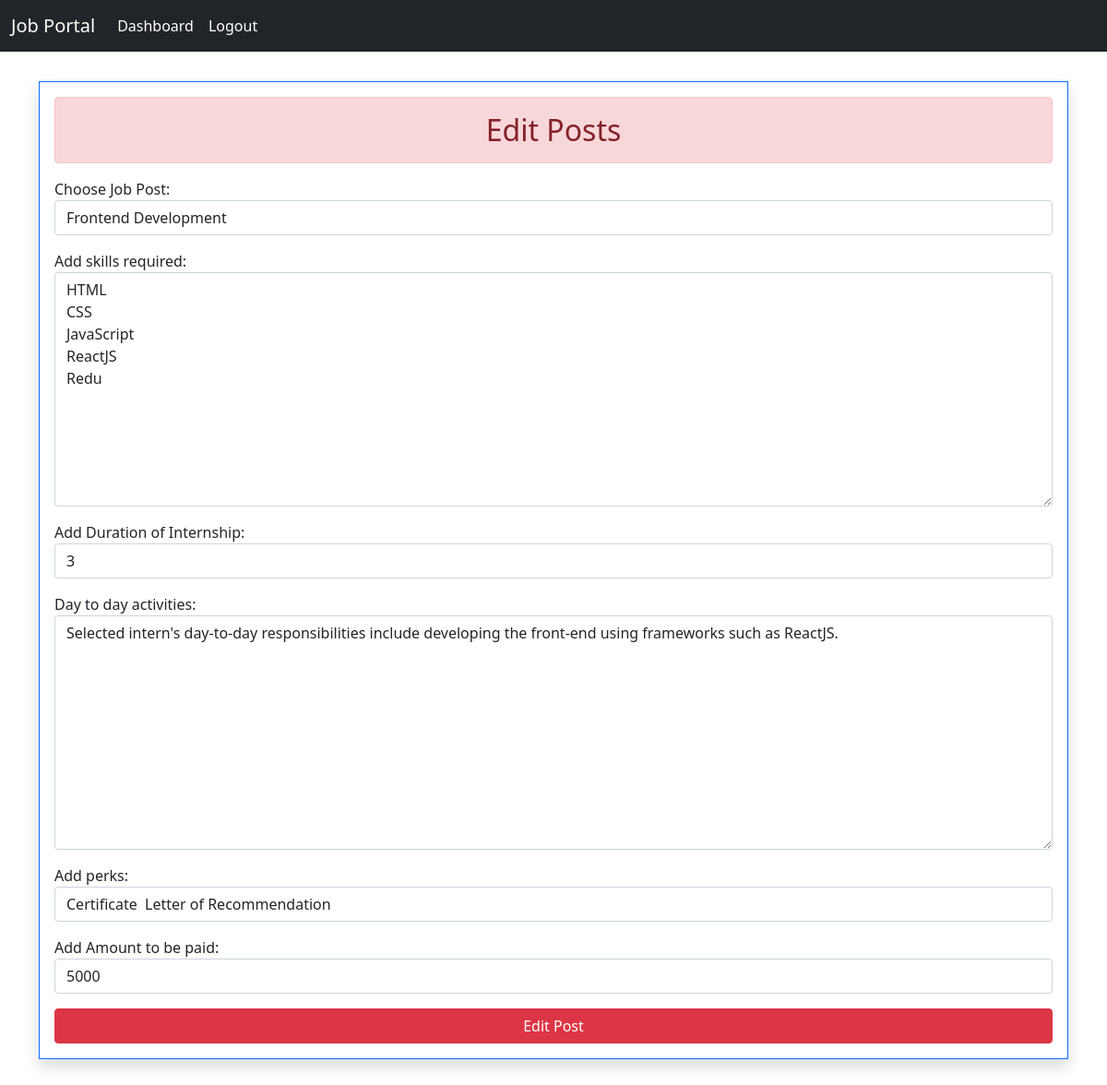
The app's page /dashBoard/view/job/edit/2 (signed in) with its own data.
### app/models.py (models this page shows, shortened)
class Job(models.Model):
    comp = models.ForeignKey(Company, on_delete=models.CASCADE)
    user1 = models.ForeignKey(User, on_delete=models.CASCADE)
    title = models.CharField(max_length=50, choices=job_choices)
    skills = models.TextField()
    duration = models.PositiveIntegerField()
    activities = models.TextField()
    perks = models.CharField(max_length=300)
    amount = models.PositiveIntegerField()

### app/views.py (the view)
# urls.py: path('dashBoard/view/job/edit/<int:id>', views.editjobView, name='editjob'),
def editjobView(request, id):
    if request.user.is_authenticated:
        pt = Job.objects.get(pk=id)
        if request.method == 'POST':
            forms = JobForm(instance=pt, data=request.POST)
            if forms.is_valid():
                forms.save()
                return HttpResponseRedirect('/dashBoard/')
        else:
            forms = JobForm(instance=pt)
        return render(request, 'editJob.html', {'forms': forms})
    else:
        return HttpResponseRedirect('/')

### app/forms.py
class JobForm(forms.ModelForm):
    class Meta:
        model = Job
        fields = ['title', 'skills', 'duration', 'activities', 'perks', 'amount']
        labels = {
            'title': 'Choose Job Post',
            'skills': 'Add skills required',
            'duration': 'Add Duration of Internship',
            'activities': 'Day to day activities',
            'perks': 'Add perks',
            'amount': 'Add Amount to be paid',
        }
        widgets = {
            'title': forms.Select(attrs={'class': 'form-control'}),
            'skills': forms.Textarea(attrs={'class':'form-control'}),
            'duration': forms.NumberInput(attrs={'class': 'form-control'}),
            'activities': forms.Textarea(attrs={'class': 'form-control'}),
            'perks': forms.TextInput(attrs={'class': 'form-control'}),
            'amount': forms.NumberInput(attrs={'class': 'form-control'}),
        }

### templates/editJob.html (shortened to what this page needs)
{% extends 'base.html' %}
{% block content %}
<div class="container my-3">
    <div class="row">
        <div class="col-12 col-lg-12">
            <form action="" method="POST" class="shadow p-3 my-3 border border-primary" novalidate>
                <h2 class="text-center alert alert-danger">Edit Posts</h2>
                {% for fm in forms %}
                <p>{{fm.label_tag}}{{fm}} <small class="text-danger">{{fm.errors|striptags}}</small></p>
                {% endfor %}
                <div class="text-center">
                    <input type="submit" class="btn btn-danger w-100" value="Edit Post">
                </div>
            </form>
        </div>
    </div>
</div>
{% endblock content %}

### records on screen
Job: forms "Frontend Development" "HTML CSS JavaScript ReactJS Redu" "3" "Selected intern's day-to-day responsibilities include developing the front-end using frameworks such as ReactJS." "Certificate Letter of Recommendation" "5000"

### other values on screen
{{ fm.label_tag }} "Choose Job Post:" "Add skills required:" "Add Duration of Internship:" "Day to day activities:" "Add perks:" "Add Amount to be paid:"
